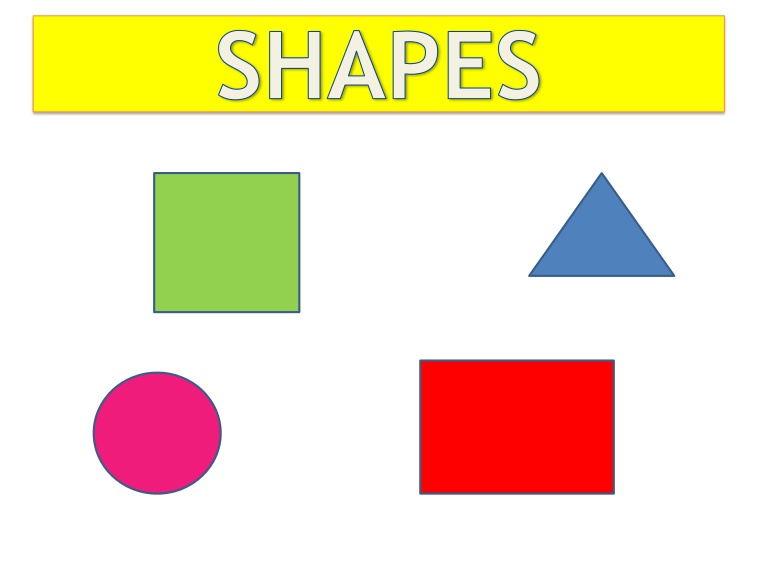
#> input picture Tutorial/Resources/shapes.jpg, 768 x 576 px, found by its file name
$ python chapter8.py
#> lines starting #> are read from the running program, lines starting #| are printed output that depends on the picture; after the words box and inside, x2 and y2 are one past the last pixel; in counts of white or black regions, pixels touching at a corner belong together
### Tutorial/chapter6StackImagesFunction.py
import cv2
import numpy as np

def stackImages(scale,imgArray):
    rows = len(imgArray)
    cols = len(imgArray[0])
    rowsAvailable = isinstance(imgArray[0], list)
    width = imgArray[0][0].shape[1]
    height = imgArray[0][0].shape[0]
    if rowsAvailable:
        for x in range ( 0, rows):
            for y in range(0, cols):
                if imgArray[x][y].shape[:2] == imgArray[0][0].shape [:2]:
                    imgArray[x][y] = cv2.resize(imgArray[x][y], (0, 0), None, scale, scale)
                else:
                    imgArray[x][y] = cv2.resize(imgArray[x][y], (imgArray[0][0].shape[1], imgArray[0][0].shape[0]), None, scale, scale)
                if len(imgArray[x][y].shape) == 2: imgArray[x][y]= cv2.cvtColor( imgArray[x][y], cv2.COLOR_GRAY2BGR)
        imageBlank = np.zeros((height, width, 3), np.uint8)
        hor = [imageBlank]*rows
        hor_con = [imageBlank]*rows
        for x in range(0, rows):
            hor[x] = np.hstack(imgArray[x])
        ver = np.vstack(hor)
    else:
        for x in range(0, rows):
            if imgArray[x].shape[:2] == imgArray[0].shape[:2]:
                imgArray[x] = cv2.resize(imgArray[x], (0, 0), None, scale, scale)
            else:
                imgArray[x] = cv2.resize(imgArray[x], (imgArray[0].shape[1], imgArray[0].shape[0]), None,scale, scale)
            if len(imgArray[x].shape) == 2: imgArray[x] = cv2.cvtColor(imgArray[x], cv2.COLOR_GRAY2BGR)
        hor= np.hstack(imgArray)
        ver = hor
    return ver

# << CALL THE FUNCTION >>  Stacked_Images = stackImages(0.6, ([img1, img2])) << CALL THE FUNCTION >>
# EXAMPLE : imgStack = stackImages(0.6,([img,imgHSV],[mask,imgResult]))


### Tutorial/chapter8.py
import cv2
import numpy as np
from chapter6StackImagesFunction import stackImages

def get_contours(img):
    contours, hierarchy = cv2.findContours(img, cv2.RETR_EXTERNAL, cv2.CHAIN_APPROX_NONE)
    for contour in contours:
        area = cv2.contourArea(contour)
        if area > 2000:
            cv2.drawContours(drawings_img, contour, -1, (0, 0, 255), 3)

            perimeter = cv2.arcLength(contour, True)
            detected_corners = cv2.approxPolyDP(contour, 0.02 * perimeter, True)
            number_of_corners = len(detected_corners)

            x, y, width, height = cv2.boundingRect(detected_corners)
            cv2.rectangle(drawings_img, (x, y), (x + width, y + height), (255, 0, 255), 3)

            if number_of_corners == 3:
                shape = "triangle"
            elif number_of_corners == 4:
                if 0.95 < width / height < 1.05:
                    shape = "square"
                else :
                    shape = "rectangle"
            elif number_of_corners == 8:
                shape = "circle"
            cv2.putText(drawings_img, shape, (x, y), cv2.FONT_HERSHEY_COMPLEX, 2, (0, 0, 0), 2)

img = cv2.imread("Resources\shapes.jpg")
#> img is the input picture: shape (576, 768, 3); mean B, G, R 193.3, 226.9, 243
drawings_img = img.copy()
blank_img = np.zeros_like(img)
gray_img = cv2.cvtColor(img, cv2.COLOR_BGR2GRAY)
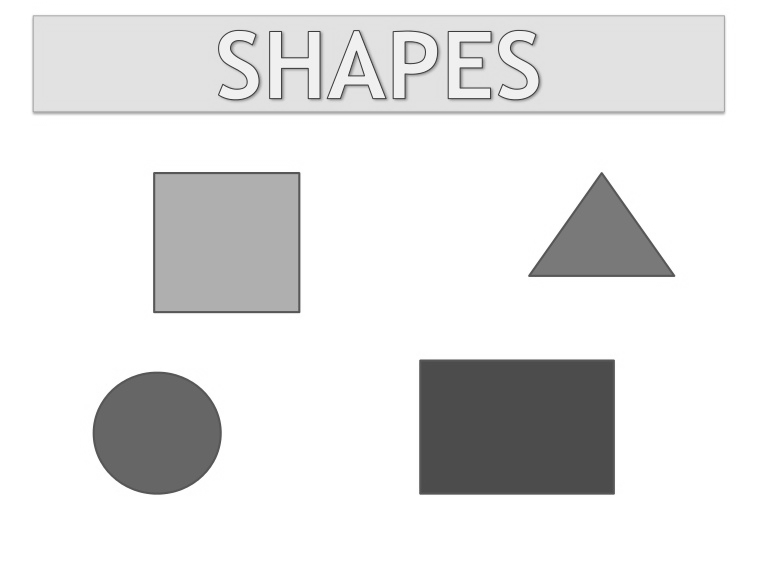
#> gray_img: shape (576, 768); min 57, max 255, mean 227.9
blur_img = cv2.GaussianBlur(gray_img, (7, 7), 1)
canny_img = cv2.Canny(blur_img, 200, 200)
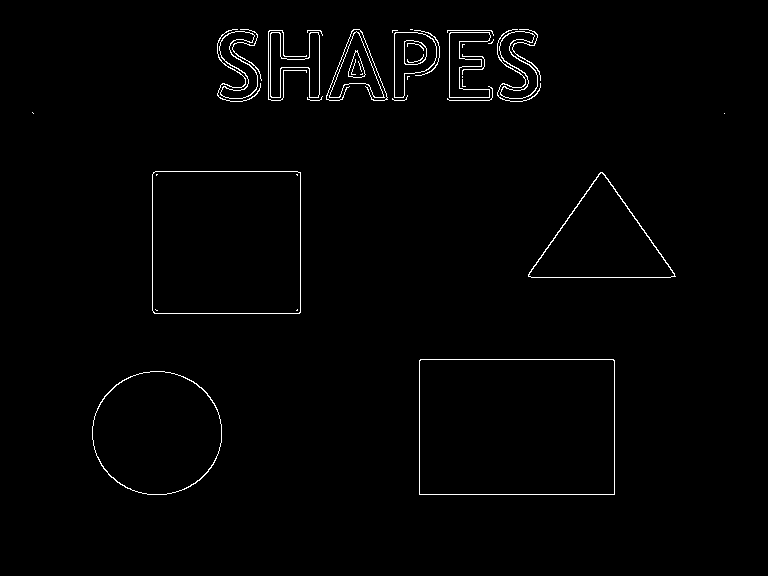
#> canny_img: shape (576, 768); 1.2% white in thin lines or dots, all inside (x1, y1, x2, y2) = (32, 29, 725, 495)
get_contours(canny_img)
#> in get_contours, `contours, hierarchy = cv2.findContours(img, cv2.RETR_EXTERNAL, cv2.CHA..`: contours = 32 contours, 18 with area under 20; largest, box (x1, y1, x2, y2) and area: (419, 359, 615, 495) 26324, (152, 171, 301, 314) 21006, (92, 371, 222, 495) 12550, (528, 172, 676, 278) 8062, (394, 32, 437, 98) 1786
#> the loop in get_contours, `for contour in contours:` made 32 passes
#> (area, perimeter, detected_corners, number_of_corners, x, y, width, height) on passes 2 to 4: (26324, 658.8, [[419, 360], [419, 494], [614, 494], [613, 359]], 4, 419, 359, 196, 136), (8062.5, 417.9, [[528, 274], [675, 276], [602, 172]], 3, 528, 172, 148, 105), (21006, 576.5, [[153, 172], [154, 313], [300, 312], [300, 172]], 4, 153, 172, 148, 142)
#> (area, perimeter, number_of_corners, x, y, width, height, shape) on pass 1: (12549.5, 419.1, 8, 93, 372, 128, 122, 'circle')
#> after the loop in get_contours, `for contour in contours:`:
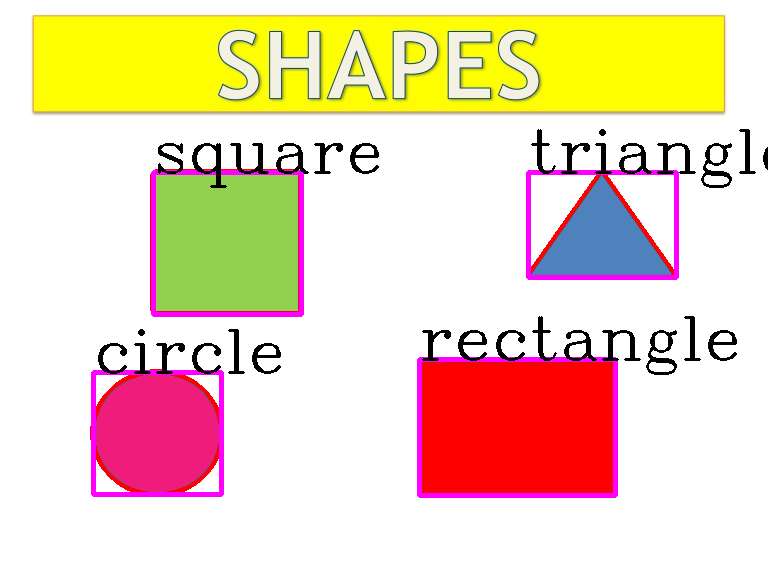
#> drawings_img: shape (576, 768, 3); 5.14% of pixels changed, all inside (x1, y1, x2, y2) = (90, 129, 768, 498)
stack = stackImages(0.6, ([img, gray_img, blur_img], [canny_img, drawings_img, blank_img]))
#> after the loop in stackImages, `for x in range(0, rows):`: hor = 2 items
#> in stackImages, `ver = np.vstack(hor)`:
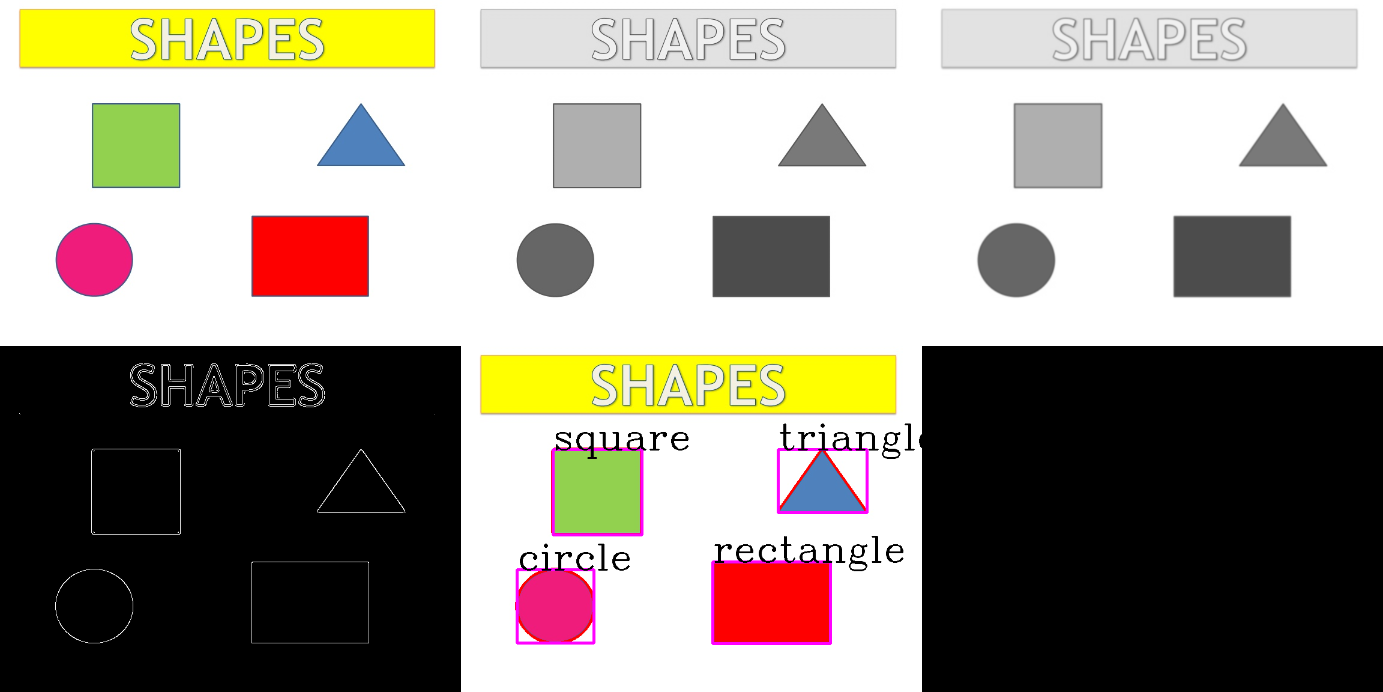
#> ver: shape (692, 1383, 3); mean of channels 0, 1, 2 140, 150.2, 156.8; drawn as B, G, R

cv2.imshow("stack", stack)
cv2.waitKey(0)
